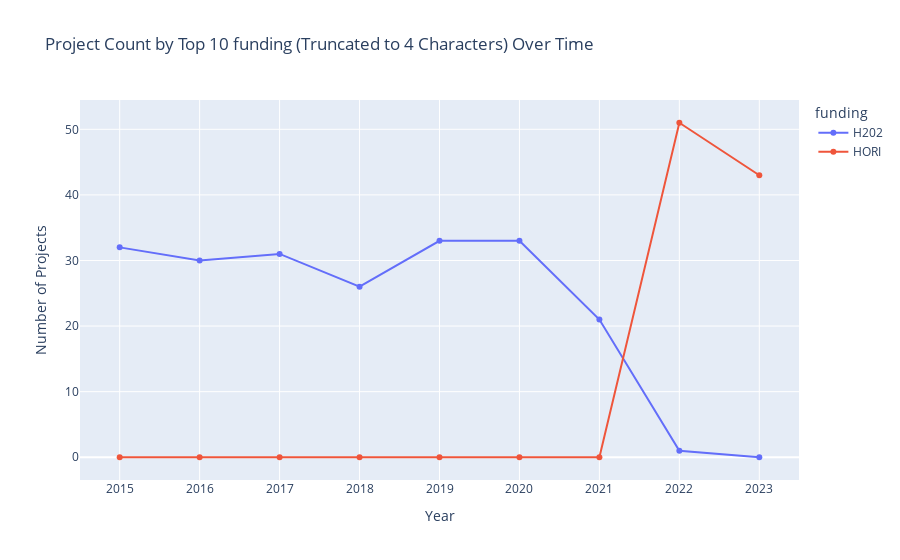

The code cell stored with this chart in its notebook:
### Markdown cell above
#### **FUNDING SCHEMES** <a class="anchor" id="funding"></a>

### Code cell
def plot_top_n_schemes(df, column_name, start_year, end_year, top_n, max_characters, selected_topic_ids, values_to_exclude):
    # convert 'start_date' to datetime format
    df['start_date'] = pd.to_datetime(df['start_date'])
    
    # add truncated column
    truncated_column = f'truncated_{column_name}'
    df[truncated_column] = df[column_name].str[:max_characters]
    
    # filter data
    filtered_data = df[
        (df['start_date'].dt.year >= start_year) &
        (df['start_date'].dt.year <= end_year) &
        (df['Topic'].isin(selected_topic_ids)) &
        (~df[column_name].isin(values_to_exclude))
    ]
    
    # group data by year and truncated column
    grouped_data = filtered_data.groupby([filtered_data['start_date'].dt.year, truncated_column])['project_id'].count().unstack(fill_value=0)
    all_years = pd.Index(range(start_year, end_year + 1), name='Year')
    grouped_data = grouped_data.reindex(all_years, fill_value=0)
    
    # calculate total counts for each truncated scheme
    total_counts = grouped_data.sum(axis=0)
    
    # get the top N truncated schemes by count
    top_n_schemes = total_counts.nlargest(top_n).index
    
    # filter the grouped data to include only the top N truncated schemes
    grouped_data = grouped_data[top_n_schemes]
    
    line_fig = go.Figure()
    
    for scheme in top_n_schemes:
        if scheme in grouped_data.columns:
            line_fig.add_trace(go.Scatter(
                x=grouped_data.index,
                y=grouped_data[scheme],
                name=scheme,
                mode='lines+markers'
            ))
    
    line_fig.update_layout(
        title=f'Project Count by Top {top_n} {column_name} (Truncated to {max_characters} Characters) Over Time',
        xaxis_title='Year',
        yaxis_title='Number of Projects',
        legend_title=column_name
    )
    
    line_fig.show()
    
    if EXPORT_GRAPHS_CSV:
        safe_column_name = column_name.replace('/', '_').replace('\\', '_')
        grouped_data.to_csv(f'graph_exports/merged/project_count_by_top_{top_n}_{safe_column_name}_over_time.csv')


plot_top_n_schemes(
    df=df_projects,
    column_name='funding',
    start_year=START_YEAR,
    end_year=END_YEAR,
    top_n=10,
    max_characters=4, # truncate funding scheme names to get data grouped on a relevant level
    selected_topic_ids=SELECTED_TOPIC_IDS,
    values_to_exclude=[]
)

### Figure 1 — Plotly figure (JSON) as saved in the notebook; plotly's stock layout.template omitted (floating-point values rounded to 4 significant figures)
{"data": [{"mode": "lines+markers", "name": "H202", "type": "scatter", "x": [2015, 2016, 2017, 2018, 2019, 2020, 2021, 2022, 2023], "y": [32, 30, 31, 26, 33, 33, 21, 1, 0]}, {"mode": "lines+markers", "name": "HORI", "type": "scatter", "x": [2015, 2016, 2017, 2018, 2019, 2020, 2021, 2022, 2023], "y": [0, 0, 0, 0, 0, 0, 0, 51, 43]}], "layout": {"legend": {"title": {"text": "funding"}}, "title": {"text": "Project Count by Top 10 funding (Truncated to 4 Characters) Over Time"}, "xaxis": {"title": {"text": "Year"}}, "yaxis": {"title": {"text": "Number of Projects"}}}}
